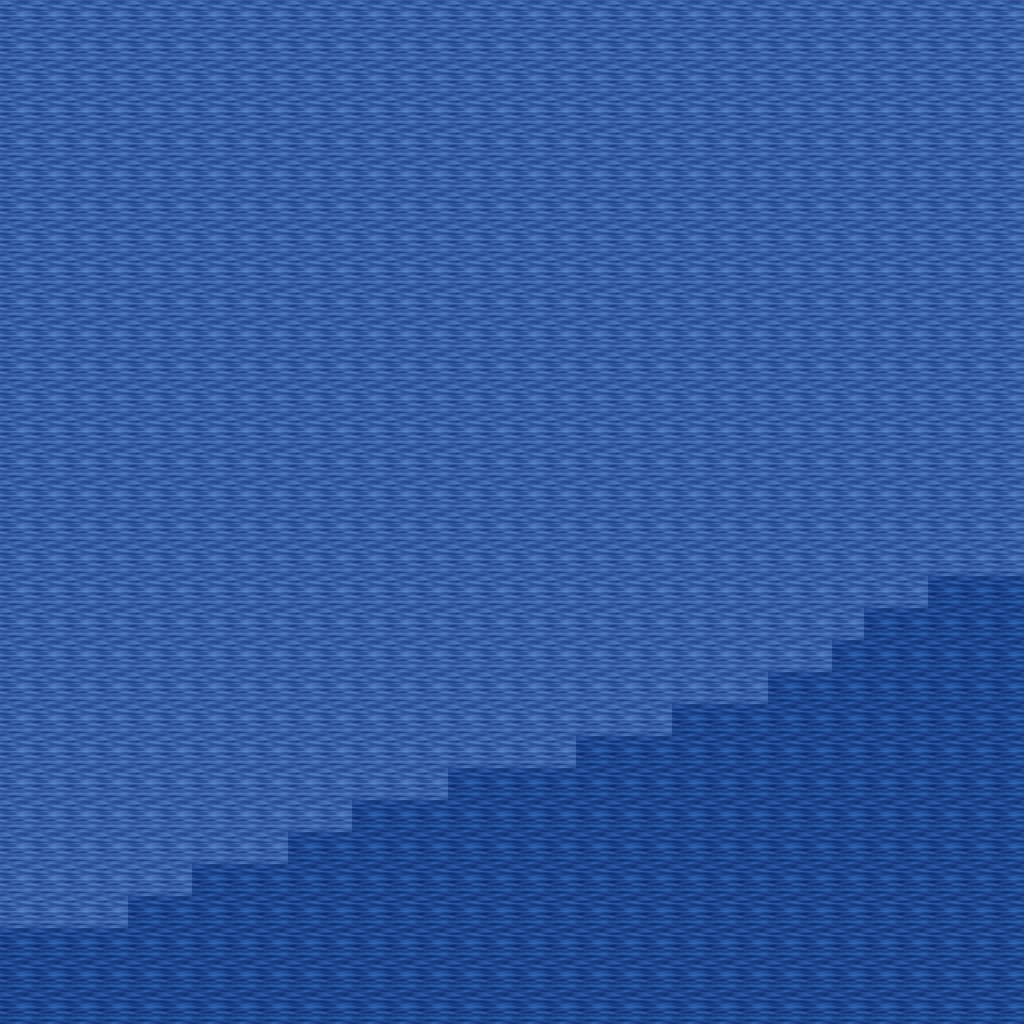

A level layout from a 2D game, rendered from its tile map. Below: a short description, then the map file with tile-grid data replaced by summaries:
An orthogonal 32x32 tile map with 32x32 px tiles, 5 tile layers (Ground, Objects, Objects2, Above, ...), 1 hidden layer not drawn, 12 tilesets.

<map version="1.10" tiledversion="1.11.0" orientation="orthogonal" renderorder="right-down" width="32" height="32" tilewidth="32" tileheight="32" infinite="0" nextlayerid="11" nextobjectid="1">
 <tileset firstgid="1" name="ground_ground" tilewidth="32" tileheight="32" tilecount="33" columns="3">
  <image source="../drawable/ground_ground.png" width="96" height="352" />
 </tileset>
 <tileset firstgid="34" name="ground_water_pool" tilewidth="32" tileheight="32" tilecount="72" columns="3">
  <image source="../drawable/ground_water_pool.png" width="96" height="768" />
 </tileset>
 <tileset firstgid="106" name="ground_grass_edges" tilewidth="32" tileheight="32" tilecount="36" columns="12">
  <image source="../drawable/ground_grass_edges.png" width="384" height="96" />
 </tileset>
 <tileset firstgid="142" name="ground_grass_corners" tilewidth="32" tileheight="32" tilecount="24" columns="6">
  <image source="../drawable/ground_grass_corners.png" width="192" height="128" />
 </tileset>
 <tileset firstgid="166" name="building_wall_wood" tilewidth="32" tileheight="32" tilecount="16" columns="4">
  <image source="../drawable/building_wall_wood.png" width="128" height="128" />
 </tileset>
 <tileset firstgid="182" name="plant_grasses" tilewidth="32" tileheight="32" tilecount="6" columns="3">
  <image source="../drawable/plant_grasses.png" width="96" height="64" />
 </tileset>
 <tileset firstgid="188" name="plant_flower_daisy_yellow" tilewidth="32" tileheight="32" tilecount="8" columns="2">
  <image source="../drawable/plant_flower_daisy_yellow.png" width="64" height="128" />
 </tileset>
 <tileset firstgid="196" name="plant_flower_daisy_blue" tilewidth="32" tileheight="32" tilecount="8" columns="2">
  <image source="../drawable/plant_flower_daisy_blue.png" width="64" height="128" />
 </tileset>
 <tileset firstgid="204" name="building_door_door_w" tilewidth="32" tileheight="32" tilecount="6" columns="2">
  <image source="../drawable/building_door_door_w.png" width="64" height="96" />
 </tileset>
 <tileset firstgid="210" name="building_door_door_e" tilewidth="32" tileheight="32" tilecount="6" columns="2">
  <image source="../drawable/building_door_door_e.png" width="64" height="96" />
 </tileset>
 <tileset firstgid="216" name="logic_creature_animal" tilewidth="32" tileheight="32" tilecount="32" columns="8">
  <image source="../drawable/logic_creature_animal.png" width="256" height="128" />
 </tileset>
 <tileset firstgid="248" name="logic_collision" tilewidth="32" tileheight="32" tilecount="1" columns="1">
  <image source="../drawable/logic_collision.png" width="32" height="32" />
 </tileset>
 <layer id="1" name="Ground" width="32" height="32">
  <data>[1024 cells, 1024 non-empty, 2 distinct tile ids]</data>
 </layer>
 <layer id="2" name="Objects" width="32" height="32">
  <data>[1024 cells, 0 non-empty, 0 distinct tile ids]</data>
 </layer>
 <layer id="3" name="Objects2" width="32" height="32">
  <data>[1024 cells, 0 non-empty, 0 distinct tile ids]</data>
 </layer>
 <layer id="4" name="Above" width="32" height="32">
  <data>[1024 cells, 0 non-empty, 0 distinct tile ids]</data>
 </layer>
 <layer id="5" name="Above2" width="32" height="32">
  <data>[1024 cells, 0 non-empty, 0 distinct tile ids]</data>
 </layer>
 <layer id="6" name="Walkable" width="32" height="32" visible="0">
  <data>[1024 cells, 1024 non-empty, 1 distinct tile ids]</data>
 </layer>
 <objectgroup id="7" name="Mapevents" />
 <objectgroup id="8" name="Spawn" />
 <objectgroup id="9" name="Keys" />
 <objectgroup id="10" name="Replace" />
</map>
